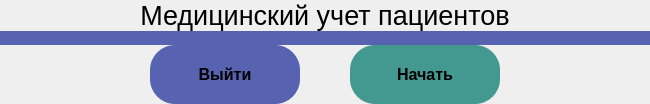
         <widget class="QWidget" name="tab_start_page">
          <property name="styleSheet">
           <string notr="true"/>
          </property>
          <attribute name="title">
           <string>Стартовая страница</string>
          </attribute>
          <layout class="QVBoxLayout" name="verticalLayout_3">
           <property name="spacing">
            <number>0</number>
           </property>
           <property name="leftMargin">
            <number>0</number>
           </property>
           <property name="topMargin">
            <number>0</number>
           </property>
           <property name="rightMargin">
            <number>0</number>
           </property>
           <property name="bottomMargin">
            <number>0</number>
           </property>
           <item>
            <widget class="QFrame" name="frame_2">
             <property name="styleSheet">
              <string notr="true">border:none;</string>
             </property>
             <property name="frameShape">
              <enum>QFrame::Shape::StyledPanel</enum>
             </property>
             <property name="frameShadow">
              <enum>QFrame::Shadow::Raised</enum>
             </property>
             <layout class="QVBoxLayout" name="verticalLayout_5">
              <property name="spacing">
               <number>0</number>
              </property>
              <property name="leftMargin">
               <number>0</number>
              </property>
              <property name="topMargin">
               <number>0</number>
              </property>
              <property name="rightMargin">
               <number>0</number>
              </property>
              <property name="bottomMargin">
               <number>0</number>
              </property>
              <item>
               <widget class="QFrame" name="frame_5">
                <property name="styleSheet">
                 <string notr="true">border:None;</string>
                </property>
                <property name="frameShape">
                 <enum>QFrame::Shape::StyledPanel</enum>
                </property>
                <property name="frameShadow">
                 <enum>QFrame::Shadow::Raised</enum>
                </property>
                <layout class="QHBoxLayout" name="horizontalLayout_2">
                 <property name="spacing">
                  <number>0</number>
                 </property>
                 <property name="leftMargin">
                  <number>0</number>
                 </property>
                 <property name="topMargin">
                  <number>0</number>
                 </property>
                 <property name="rightMargin">
                  <number>0</number>
                 </property>
                 <property name="bottomMargin">
                  <number>0</number>
                 </property>
                 <item>
                  <widget class="QLabel" name="label_start">
                   <property name="font">
                    <font>
                     <family>Arial</family>
                     <pointsize>20</pointsize>
                     <bold>false</bold>
                    </font>
                   </property>
                   <property name="styleSheet">
                    <string notr="true">border:None;</string>
                   </property>
                   <property name="text">
                    <string>Медицинский учет пациентов</string>
                   </property>
                   <property name="alignment">
                    <set>Qt::AlignmentFlag::AlignCenter</set>
                   </property>
                  </widget>
                 </item>
                </layout>
               </widget>
              </item>
              <item>
               <widget class="QFrame" name="frame_3">
                <property name="frameShape">
                 <enum>QFrame::Shape::StyledPanel</enum>
                </property>
                <property name="frameShadow">
                 <enum>QFrame::Shadow::Raised</enum>
                </property>
                <layout class="QVBoxLayout" name="verticalLayout_4">
                 <property name="spacing">
                  <number>0</number>
                 </property>
                 <property name="leftMargin">
                  <number>0</number>
                 </property>
                 <property name="topMargin">
                  <number>0</number>
                 </property>
                 <property name="rightMargin">
                  <number>0</number>
                 </property>
                 <property name="bottomMargin">
                  <number>0</number>
                 </property>
                 <item>
                  <widget class="QPushButton" name="button_start_with_logo">
                   <property name="styleSheet">
                    <string notr="true">border:None;
border-radius:200px;
background-color:rgb(87, 99, 177);</string>
                   </property>
                   <property name="text">
                    <string/>
                   </property>
                   <property name="icon">
                    <iconset resource="../qrc/main.qrc">
                     <normaloff>:/images/images/doctor_without_background.png</normaloff>:/images/images/doctor_without_background.png</iconset>
                   </property>
                   <property name="iconSize">
                    <size>
                     <width>300</width>
                     <height>300</height>
                    </size>
                   </property>
                  </widget>
                 </item>
                </layout>
               </widget>
              </item>
              <item>
               <widget class="QFrame" name="frame_4">
                <property name="styleSheet">
                 <string notr="true">border:None;
</string>
                </property>
                <property name="frameShape">
                 <enum>QFrame::Shape::StyledPanel</enum>
                </property>
                <property name="frameShadow">
                 <enum>QFrame::Shadow::Raised</enum>
                </property>
                <layout class="QHBoxLayout" name="horizontalLayout">
                 <property name="spacing">
                  <number>50</number>
                 </property>
                 <property name="leftMargin">
                  <number>0</number>
                 </property>
                 <property name="topMargin">
                  <number>0</number>
                 </property>
                 <property name="rightMargin">
                  <number>0</number>
                 </property>
                 <property name="bottomMargin">
                  <number>0</number>
                 </property>
                 <item>
                  <spacer name="horizontalSpacer">
                   <property name="orientation">
                    <enum>Qt::Orientation::Horizontal</enum>
                   </property>
                   <property name="sizeType">
                    <enum>QSizePolicy::Policy::Fixed</enum>
                   </property>
                   <property name="sizeHint" stdset="0">
                    <size>
                     <width>150</width>
                     <height>20</height>
                    </size>
                   </property>
                  </spacer>
                 </item>
                 <item>
                  <widget class="QPushButton" name="button_exit">
                   <property name="minimumSize">
                    <size>
                     <width>150</width>
                     <height>0</height>
                    </size>
                   </property>
                   <property name="maximumSize">
                    <size>
                     <width>250</width>
                     <height>16777215</height>
                    </size>
                   </property>
                   <property name="font">
                    <font>
                     <family>Arial</family>
                     <pointsize>12</pointsize>
                     <bold>true</bold>
                    </font>
                   </property>
                   <property name="styleSheet">
                    <string notr="true">padding:20px;
background-color:rgb(87, 99, 177);
border-radius:25px;</string>
                   </property>
                   <property name="text">
                    <string>Выйти</string>
                   </property>
                  </widget>
                 </item>
                 <item>
                  <widget class="QPushButton" name="button_start">
                   <property name="minimumSize">
                    <size>
                     <width>150</width>
                     <height>0</height>
                    </size>
                   </property>
                   <property name="maximumSize">
                    <size>
                     <width>250</width>
                     <height>16777215</height>
                    </size>
                   </property>
                   <property name="font">
                    <font>
                     <family>Arial</family>
                     <pointsize>12</pointsize>
                     <bold>true</bold>
                    </font>
                   </property>
                   <property name="styleSheet">
                    <string notr="true">padding:20px;
background-color:rgb(67, 153, 143);
border-radius:25px;</string>
                   </property>
                   <property name="text">
                    <string>Начать</string>
                   </property>
                  </widget>
                 </item>
                 <item>
                  <spacer name="horizontalSpacer_2">
                   <property name="orientation">
                    <enum>Qt::Orientation::Horizontal</enum>
                   </property>
                   <property name="sizeType">
                    <enum>QSizePolicy::Policy::Fixed</enum>
                   </property>
                   <property name="sizeHint" stdset="0">
                    <size>
                     <width>150</width>
                     <height>20</height>
                    </size>
                   </property>
                  </spacer>
                 </item>
                </layout>
               </widget>
              </item>
             </layout>
            </widget>
           </item>
          </layout>
         </widget>
